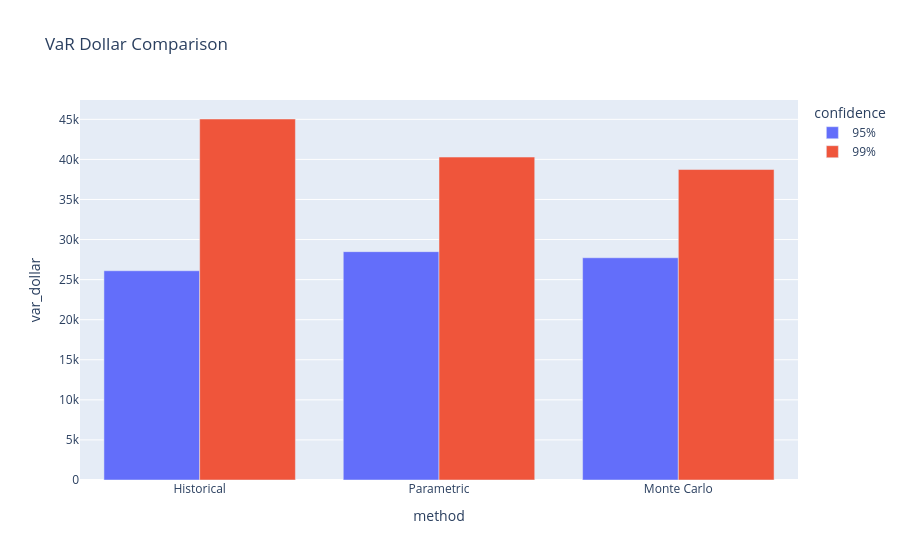

Source (notebook cell):
### Code cell
# VaR chart: compare dollar VaR across methods and confidence levels.

px.bar(
    var_summary,
    x="method",
    y="var_dollar",
    color="confidence",
    barmode="group",
    title="VaR Dollar Comparison",
)

### Figure 1 — Plotly figure (JSON) as saved in the notebook; plotly's stock layout.template omitted (floating-point values rounded to 4 significant figures)
{"data": [{"alignmentgroup": "True", "hovertemplate": "confidence=95%<br>method=%{x}<br>var_dollar=%{y}<extra></extra>", "legendgroup": "95%", "marker": {"color": "#636efa", "pattern": {"shape": ""}}, "name": "95%", "offsetgroup": "95%", "orientation": "v", "showlegend": true, "textposition": "auto", "type": "bar", "x": ["Historical", "Parametric", "Monte Carlo"], "xaxis": "x", "y": [26110.0, 28490.0, 27730.0], "yaxis": "y"}, {"alignmentgroup": "True", "hovertemplate": "confidence=99%<br>method=%{x}<br>var_dollar=%{y}<extra></extra>", "legendgroup": "99%", "marker": {"color": "#EF553B", "pattern": {"shape": ""}}, "name": "99%", "offsetgroup": "99%", "orientation": "v", "showlegend": true, "textposition": "auto", "type": "bar", "x": ["Historical", "Parametric", "Monte Carlo"], "xaxis": "x", "y": [45040.0, 40290.0, 38740.0], "yaxis": "y"}], "layout": {"barmode": "group", "legend": {"title": {"text": "confidence"}, "tracegroupgap": 0}, "title": {"text": "VaR Dollar Comparison"}, "xaxis": {"anchor": "y", "domain": [0, 1], "title": {"text": "method"}}, "yaxis": {"anchor": "x", "domain": [0, 1], "title": {"text": "var_dollar"}}}}
